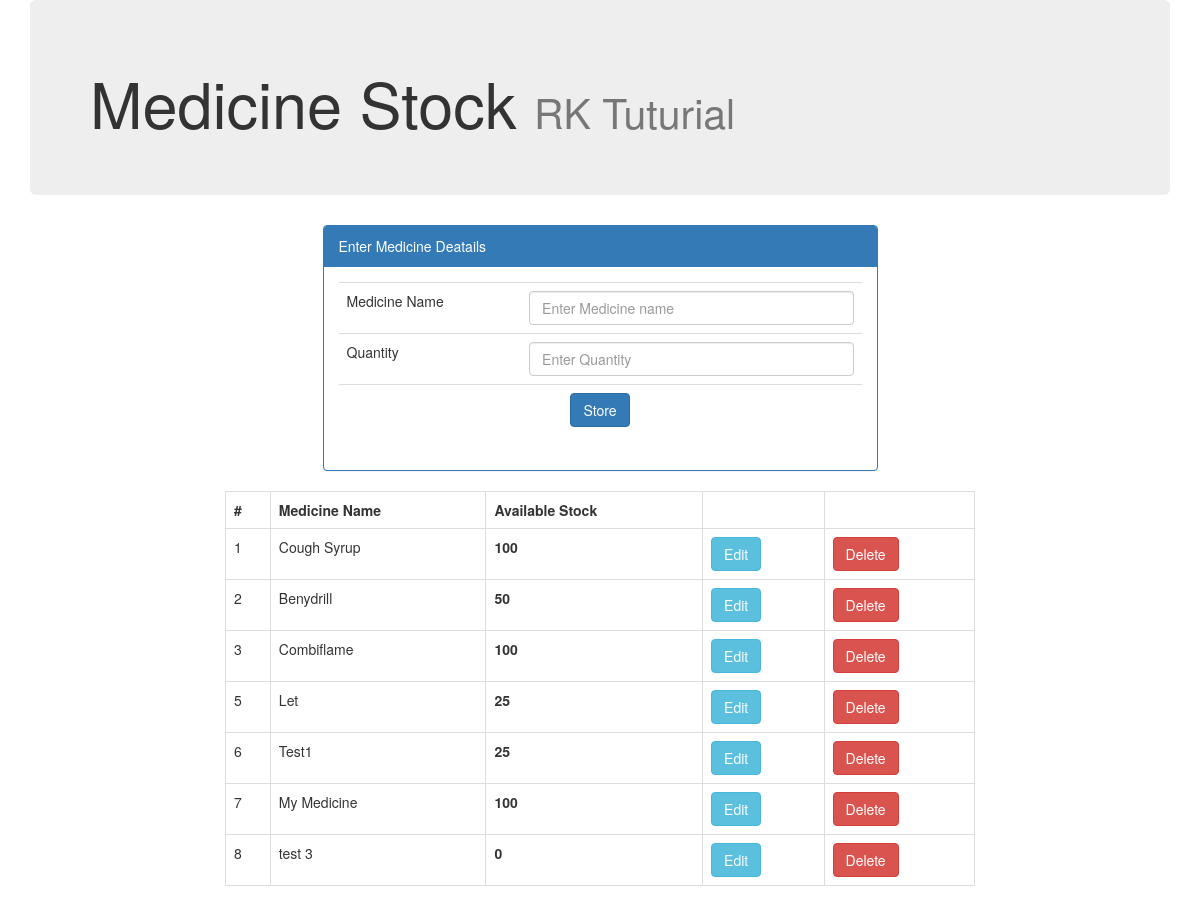
The page / on the database its author committed.
### tables this page shows
CREATE TABLE `medicines` (
  `id` int(11) NOT NULL,
  `m_name` varchar(100) NOT NULL,
  `qty` int(10) NOT NULL,
  `date_1` timestamp(6) NULL DEFAULT NULL
);

### db.php (called while the page is built, shortened)
<?php
class Database
{
public function __construct(){
$this->con = mysqli_connect("localhost","root","root","test");
    }
}
?>

### action.php (called while the page is built, shortened)
<?php
include "db.php";
class DataOperation extends Database
{
public function fetch_record($table){
$sql = "SELECT * FROM ".$table;
$array = array();
$query = mysqli_query($this->con,$sql);
while($row = mysqli_fetch_assoc($query)){
$array[] = $row;
}
return $array;
}
}
$obj = new DataOperation;
?>

### index.php (the view, shortened to what this page needs)
<?php
include "action.php";
?>
<!DOCTYPE html>
<html>
<head>
<link rel="stylesheet" href="https://maxcdn.bootstrapcdn.com/bootstrap/3.3.7/css/bootstrap.min.css">
<link rel="stylesheet" href="" type="text/css" />
</head>
<body>
<div class="container">
<div class="jumbotron">
<h1>Medicine Stock <small>RK Tuturial</small></h1>
</div>
</div>
<div class="container">
<div class="row">
<div class="col-md-3"></div>
<div class="col-md-6">
<div class="panel panel-primary">
<div class="panel-heading">Enter Medicine Deatails</div>
<div class="panel-body">
<?php
if(isset($_GET["update"])){
$id = $_GET["id"] ?? null;
$where = array("id"=>$id,);
$row = $obj->select_record("medicines",$where);
?>
<form method="post" action="action.php">
<table class="table table-hover">
<tr>
<td><input type="hidden" name="id" value="<?php echo $id; ?>"></td>
</tr>
<tr>
<td>Medicine Name</td>
<td><input type="text" class="form-control" value="<?php echo $row["m_name"]; ?>" name="name" placeholder="Enter Medicine name"></td>
</tr>
<tr>
<td>Quantity</td>
<td><input type="text" class="form-control" name="qty" value="<?php echo $row["qty"]; ?>" placeholder="Enter Quantity"></td>
</tr>
<tr>
<td colspan="2" align="center"><input type="submit" class="btn btn-primary" name="edit" value="Update"></td>
</tr>
</table>
</form>
<?php
}else{
?>
<form method="post" action="action.php">
<table class="table table-hover">
<tr>
<td>Medicine Name</td>
<td><input type="text" class="form-control" name="name" placeholder="Enter Medicine name"></td>
</tr>
<tr>
<td>Quantity</td>
<td><input type="text" class="form-control" name="qty" placeholder="Enter Quantity"></td>
</tr>
<tr>
<td colspan="2" align="center"><input type="submit" class="btn btn-primary" name="submit" value="Store"></td>
</tr>
</table>
</form>
<?php
}
?>
</div>
</div>
</div>
<div class="col-md-3"></div>
</div>
</div>
<div class="container">
<div class="row">
<div class="col-md-2"></div>
<div class="col-md-8">
<table class="table table-bordered">
<tr>
<th>#</th>
<th>Medicine Name</th>
<th>Available Stock</th>
<th>&nbsp;</th>
<th>&nbsp;</th>
</tr>
<?php
$myrow = $obj->fetch_record("medicines");
foreach ($myrow as $row) {
?>
<tr>
<td><?php echo $row["id"]; ?></td>
<td><?php echo $row["m_name"]; ?></td>
<td><b><?php echo $row["qty"]; ?></b></td>
<td><a href="index.php?update=1&id=<?php echo $row["id"]; ?>" class="btn btn-info">Edit</a></td>
<td><a href="action.php?delete=1&id=<?php echo $row["id"]; ?>" class="btn btn-danger">Delete</a></td>
</tr>
<?php
}
?>

### rows shown on the page
medicines: id "1", m_name "Cough Syrup", qty "100"
medicines: id "2", m_name "Benydrill", qty "50"
medicines: id "3", m_name "Combiflame", qty "100"
medicines: id "5", m_name "Let", qty "25"
medicines: id "6", m_name "Test1", qty "25"
medicines: id "7", m_name "My Medicine", qty "100"
medicines: id "8", m_name "test 3", qty "0"
